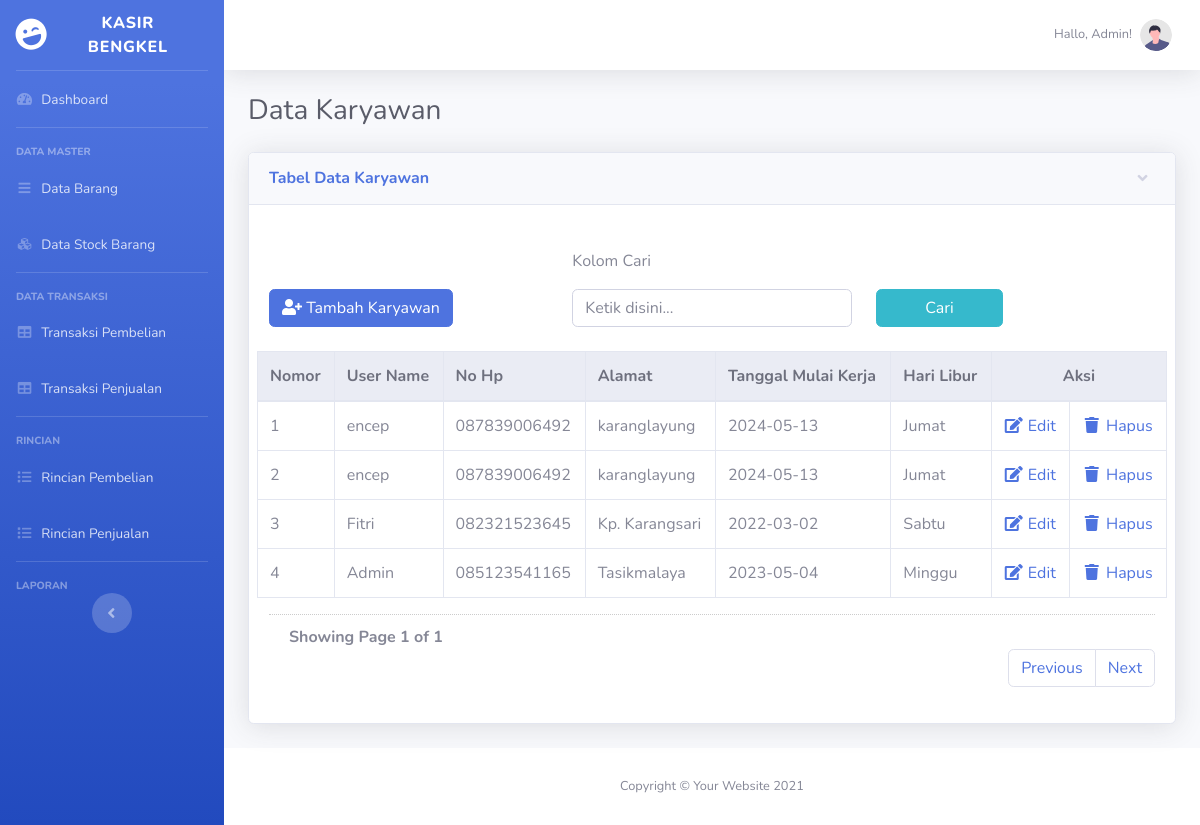
/pages/data_karyawan.php (signed in), run on the app's committed database.
### tables this page shows
CREATE TABLE `tb_user` (
  `id_user` int(11) NOT NULL,
  `username` varchar(25) NOT NULL,
  `password` text NOT NULL,
  `alamat` text NOT NULL,
  `no_hp` varchar(13) NOT NULL,
  `tgl_mulai` date DEFAULT NULL,
  `hari_libur` varchar(25) NOT NULL,
  `role` varchar(25) NOT NULL
);

### pages/data_karyawan.php (the view, shortened to what this page needs)
<?php
include 'layouts/main.php' ?>
<div class="container-fluid">
    <div class="d-sm-flex align-items-center justify-content-between mb-4">
        <h1 class="h3 mb-0 text-gray-800">Data Karyawan</h1>
    </div>
    <div class="row">
        <div class="col-lg-12">
            <div class="card shadow mb-4">
                <a href="#collapseCardExample2" class="d-block card-header py-3" data-toggle="collapse" role="button" aria-expanded="true" aria-controls="collapseCardExample2">
                    <h6 class="m-0 font-weight-bold text-primary">Tabel Data Karyawan</h6>
                </a>
                <div class="collapse show" id="collapseCardExample2">
                    <div class="card-body">
                        <form method="GET">
                            <div class="row row mt-4">
                                <div class="col-lg-4">
                                    <p>&nbsp;</p>
                                    <a href="#tambahKaryawan" data-toggle="modal" class="btn btn-primary"><i class="fas fa-fw fa-user-plus" aria-hidden="true"></i> Tambah Karyawan</a>
                                </div>
                                <div class="col-lg-4">
                                    <p>Kolom Cari</p>
                                    <input type="text" class="form-control" id="kolom_cari" name="kolom_cari" placeholder="Ketik disini...">
                                </div>
                                <div class="col-lg-2">
                                    <p>&nbsp;</p>
                                    <input type="submit" class="btn btn-info btn-block" id="tombol_cari" name="tombol_cari" value="Cari">
                                </div>
                            </div>
                        </form>
                        <?php
                        if (isset($_GET['page_no']) && $_GET['page_no'] != "") {
                            $page_no = $_GET['page_no'];
                        } else {
                            $page_no = 1;
                        }
                        $total_records_per_page  = 25;
                        $offset                  = ($page_no - 1) * $total_records_per_page;
                        $no                      = $offset + 1;
                        $previous_page           = $page_no - 1;
                        $next_page               = $page_no + 1;
                        if (empty($_GET['kolom_cari'])) {
                            $kolom_cari     = "";
                            $result_count   = mysqli_query($conn, "SELECT * FROM tb_user WHERE role='admin' ORDER BY id_user DESC");
                        } else {
                            $kolom_cari     = $_GET['kolom_cari'];
                            $result_count   = mysqli_query($conn, "SELECT * FROM tb_user WHERE role='admin' AND (username LIKE '%$kolom_cari%' OR no_hp LIKE '%$kolom_cari%' OR alamat LIKE '%$kolom_cari%') ORDER BY id_user DESC");
                        }
                        $total_records = mysqli_num_rows($result_count);
                        $total_no_of_pages = ceil($total_records / $total_records_per_page);
                        ?>
                        <div class="row row mt-4">
                            <table class="table table-bordered">
                                <thead class="thead-light">
                                    <th>Nomor</th>
                                    <th>User Name</th>
                                    <th>No Hp</th>
                                    <th>Alamat</th>
                                    <th>Tanggal Mulai Kerja</th>
                                    <th>Hari Libur</th>
                                    <th colspan="2">
                                        <center>Aksi</center>
                                    </th>
                                </thead>
                                <tbody>
                                    <?php
                                    if(empty($_GET['kolom_cari'])){
                                        $kolom_cari = "";
                                        $selectTable = mysqli_query($conn, "SELECT * FROM tb_user WHERE role='admin' ORDER BY id_user DESC LIMIT $offset, $total_records_per_page");
                                    }else{
                                        $kolom_cari = $_GET['kolom_cari'];
                                        $selectTable = mysqli_query($conn, "SELECT * FROM tb_user WHERE role='admin' AND (username LIKE '%$kolom_cari%' OR no_hp LIKE '%$kolom_cari%' OR alamat LIKE '%$kolom_cari%') ORDER BY id_user DESC LIMIT $offset, $total_records_per_page");
                                    }
                                    while ($id = mysqli_fetch_array($selectTable)) {
                                    ?>
                                        <tr>
                                            <td><?php echo $no++; ?></td>
                                            <td><?php echo $id['username']; ?></td>
                                            <td><?php echo $id['no_hp']; ?></td>
                                            <td><?php echo $id['alamat']; ?></td>
                                            <td><?php echo $id['tgl_mulai']; ?></td>
                                            <td><?php echo $id['hari_libur']; ?></td>
                                            <td><a href="#editKaryawan" data-toggle="modal" data-page_no="<?php echo $page_no ?>" data-kolom_cari="<?php echo $kolom_cari ?>"><i class="fas fa-fw fa-edit" aria-hidden="true"></i> Edit</a></td>
                                            <td><a href="action/delete_user.php?id_user=<?php echo $id['id_user'] ?>&&page_no=<?php echo $page_no ?>&&kolom_cari=<?php echo $kolom_cari ?>" onclick="return confirm('Yakin ingin menghapus data ini?')"><i class="fas fa-fw fa-trash"></i> Hapus</a></td>
                                        </tr>
                                    <?php
                                    }
                                    ?>
                                </tbody>
                            </table>
                        </div>
                        <div style='padding: 10px 20px 0px; border-top: dotted 1px #CCC;'>
                            <strong>Showing Page <?php echo $page_no . " of " . $total_no_of_pages; ?></strong>
                        </div>
                        <nav aria-label="Page navigation example">
                            <ul class="pagination justify-content-end">
                                <li class="page-item" <?php if ($page_no <= 1) { echo "class='disabled'"; } ?>>
                                    <a class="page-link" <?php if ($page_no > 1) {echo "href='?page_no=$previous_page&&kolom_cari=$kolom_cari'";} ?>>Previous</a>
                                </li>
                                <li class="page-item" <?php if ($page_no >= $total_no_of_pages) { echo "class='disabled'"; } ?>>
                                    <a class="page-link" <?php if ($page_no < $total_no_of_pages) { echo "href='?page_no=$next_page&&kolom_cari=$kolom_cari'"; } ?>>Next</a>
                                </li>
                            </ul>
                        </nav>
                    </div>
                </div>
            </div>
        </div>
    </div>
</div>
<?php
include 'layouts/copyright.php'; ?>

### pages/layouts/main.php (shortened to what this page needs)
<?php
require 'config/koneksi.php';
if (!isset($_SESSION['role'])) {
    header("location: logout.php");
    exit();
} else {
    $username   = $_SESSION['username'];
}
?>
<!DOCTYPE html>
<html lang="en">
<head>
    <?php include 'header.php' ?>
</head>
<body id="page-top">
    <div id="wrapper">
        <ul class="navbar-nav bg-gradient-primary sidebar sidebar-dark accordion" id="accordionSidebar">
            <a class="sidebar-brand d-flex align-items-center justify-content-center" href="index.html">
                <div class="sidebar-brand-icon rotate-n-15">
                    <i class="fas fa-laugh-wink"></i>
                </div>
                <div class="sidebar-brand-text mx-3">Kasir Bengkel</div>
            </a>
            <hr class="sidebar-divider my-0">
            <li class="nav-item  <?php if($thispage == "dashboard"){ echo "active"; } ?>">
                <a class="nav-link" href="dashboard.php">
                    <i class="fas fa-fw fa-tachometer-alt"></i>
                    <span>Dashboard</span></a>
            </li>
            <hr class="sidebar-divider">
            <div class="sidebar-heading">
                Data Master
            </div>
            <li class="nav-item">
                <a class="nav-link" href="data_barang.php">
                    <i class="fas fa-fw fa-bars"></i>
                    <span>Data Barang</span>
                </a>
            </li>
            <li class="nav-item">
                <a class="nav-link" href="data_stock.php?kolom_cari=">
                    <i class="fas fa-fw fa-cubes"></i>
                    <span>Data Stock Barang</span>
                </a>
            </li>
            <hr class="sidebar-divider">
            <div class="sidebar-heading">
                Data Transaksi
            </div>
            <li class="nav-item">
                <a class="nav-link" href="barang_masuk.php">
                    <i class="fas fa-fw fa-table"></i>
                    <span>Transaksi Pembelian</span>
                </a>
            </li>
            <li class="nav-item">
                <a class="nav-link" href="barang_keluar.php">
                    <i class="fas fa-fw fa-table"></i>
                    <span>Transaksi Penjualan</span>
                </a>
            </li>
            <hr class="sidebar-divider d-none d-md-block">
            <?php
            if ($_SESSION['role'] == 'super admin') {
                $textBeli = 'Request Edit Pembelian';
                $textJual = 'Request Edit Penjualan';
                $linkRincianBeli = 'rincian_request_masuk.php';
                $linkRincianJual = 'rincian_request_keluar.php';
            }elseif ($_SESSION['role'] == 'admin') {
                $textBeli = 'Rincian Pembelian';
                $textJual = 'Rincian Penjualan';
                $linkRincianBeli = 'rincian_masuk.php';
                $linkRincianJual = 'rincian_keluar.php';
            }
            ?>
            <div class="sidebar-heading">
                Rincian
            </div>
            <li class="nav-item">
                <a class="nav-link" href="<?php echo $linkRincianBeli ?>">
                    <i class="fas fa-fw fa-list"></i>
                    <span><?php echo $textBeli ?></span>
                </a>
            </li>
            <li class="nav-item">
                <a class="nav-link" href="<?php echo $linkRincianJual ?>">
                    <i class="fas fa-fw fa-list"></i>
                    <span><?php echo $textJual ?></span>
                </a>
            </li>
            <hr class="sidebar-divider d-none d-md-block">
            <div class="sidebar-heading">
                Laporan
            </div>
            <div class="text-center d-none d-md-inline">
                <button class="rounded-circle border-0" id="sidebarToggle"></button>
            </div>
        </ul>
        <div id="content-wrapper" class="d-flex flex-column">
            <div id="content">
                <nav class="navbar navbar-expand navbar-light bg-white topbar mb-4 static-top shadow">
                    <ul class="navbar-nav ml-auto">
                        <li class="nav-item dropdown no-arrow">
                            <a class="nav-link dropdown-toggle" href="#" id="userDropdown" role="button" data-toggle="dropdown" aria-haspopup="true" aria-expanded="false">
                                <span class="mr-2 d-none d-lg-inline text-gray-600 small">Hallo, <?php echo $username ?>!</span>
                                <img class="img-profile rounded-circle" src="../img/undraw_profile.svg">
                            </a>
                        </li>
                    </ul>
                </nav>
</body>
</html>

### pages/layouts/header.php (shortened to what this page needs)
<link href="../vendor/fontawesome-free/css/all.min.css" rel="stylesheet" type="text/css">
<link href="../css/sb-admin-2.min.css" rel="stylesheet">
<link rel="stylesheet" href="../css/selectpicker/bootstrap-select.css">

### pages/layouts/copyright.php
<footer class="sticky-footer bg-white">
<div class="container my-auto">
<div class="copyright text-center my-auto">
    <span>Copyright &copy; Your Website 2021</span>
</div>
</div>
</footer>

### data on the page
tb_user: username "encep", no_hp "087839006492", alamat "karanglayung", tgl_mulai "2024-05-13", hari_libur "Jumat"
tb_user: username "encep", no_hp "087839006492", alamat "karanglayung", tgl_mulai "2024-05-13", hari_libur "Jumat"
tb_user: username "Fitri", no_hp "082321523645", alamat "Kp. Karangsari", tgl_mulai "2022-03-02", hari_libur "Sabtu"
tb_user: username "Admin", no_hp "085123541165", alamat "Tasikmalaya", tgl_mulai "2023-05-04", hari_libur "Minggu"

### other printed values
$textBeli "Rincian Pembelian"
$textJual "Rincian Penjualan"
$username "Admin"
$page_no "1"
$total_no_of_pages "1"
